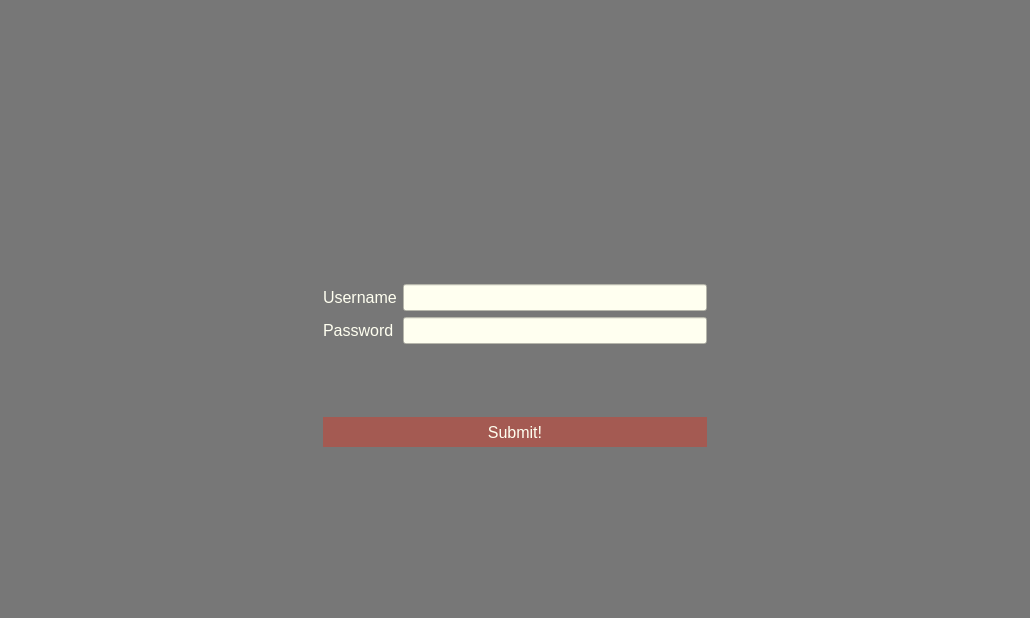
<?xml version="1.0" encoding="UTF-8"?>
<ui version="4.0">
 <class>PasswdEntry</class>
 <widget class="QMainWindow" name="PasswdEntry">
  <property name="geometry">
   <rect>
    <x>0</x>
    <y>0</y>
    <width>1030</width>
    <height>618</height>
   </rect>
  </property>
  <property name="minimumSize">
   <size>
    <width>20</width>
    <height>70</height>
   </size>
  </property>
  <property name="font">
   <font>
    <family>Cantarell</family>
    <pointsize>12</pointsize>
    <italic>false</italic>
    <underline>false</underline>
    <strikeout>false</strikeout>
    <kerning>true</kerning>
   </font>
  </property>
  <property name="mouseTracking">
   <bool>false</bool>
  </property>
  <property name="windowTitle">
   <string>Minetest</string>
  </property>
  <property name="tabShape">
   <enum>QTabWidget::Triangular</enum>
  </property>
  <property name="unifiedTitleAndToolBarOnMac">
   <bool>false</bool>
  </property>
  <widget class="QWidget" name="centralwidget">
   <property name="styleSheet">
    <string notr="true">background-color: #777777</string>
   </property>
   <layout class="QVBoxLayout" name="verticalLayout">
    <item>
     <widget class="QWidget" name="logingrid" native="true">
      <layout class="QGridLayout" name="gridLayout">
       <item row="4" column="1">
        <widget class="QLabel" name="label_2">
         <property name="styleSheet">
          <string notr="true">color: ivory;</string>
         </property>
         <property name="text">
          <string>Password</string>
         </property>
         <property name="textFormat">
          <enum>Qt::AutoText</enum>
         </property>
        </widget>
       </item>
       <item row="3" column="1">
        <widget class="QLabel" name="label">
         <property name="styleSheet">
          <string notr="true">color: ivory;</string>
         </property>
         <property name="text">
          <string>Username</string>
         </property>
        </widget>
       </item>
       <item row="8" column="3" rowspan="2">
        <spacer name="verticalSpacer_6">
         <property name="orientation">
          <enum>Qt::Vertical</enum>
         </property>
         <property name="sizeHint" stdset="0">
          <size>
           <width>20</width>
           <height>40</height>
          </size>
         </property>
        </spacer>
       </item>
       <item row="2" column="2">
        <spacer name="verticalSpacer_12">
         <property name="orientation">
          <enum>Qt::Vertical</enum>
         </property>
         <property name="sizeHint" stdset="0">
          <size>
           <width>20</width>
           <height>40</height>
          </size>
         </property>
        </spacer>
       </item>
       <item row="3" column="2">
        <widget class="QLineEdit" name="username">
         <property name="styleSheet">
          <string notr="true">background-color: ivory;</string>
         </property>
        </widget>
       </item>
       <item row="9" column="0">
        <spacer name="verticalSpacer_5">
         <property name="orientation">
          <enum>Qt::Vertical</enum>
         </property>
         <property name="sizeHint" stdset="0">
          <size>
           <width>20</width>
           <height>40</height>
          </size>
         </property>
        </spacer>
       </item>
       <item row="6" column="3">
        <spacer name="horizontalSpacer_6">
         <property name="orientation">
          <enum>Qt::Horizontal</enum>
         </property>
         <property name="sizeHint" stdset="0">
          <size>
           <width>40</width>
           <height>20</height>
          </size>
         </property>
        </spacer>
       </item>
       <item row="9" column="1" rowspan="2">
        <spacer name="verticalSpacer_9">
         <property name="orientation">
          <enum>Qt::Vertical</enum>
         </property>
         <property name="sizeHint" stdset="0">
          <size>
           <width>20</width>
           <height>40</height>
          </size>
         </property>
        </spacer>
       </item>
       <item row="6" column="1" colspan="2">
        <widget class="QPushButton" name="usernamesubmit">
         <property name="enabled">
          <bool>true</bool>
         </property>
         <property name="minimumSize">
          <size>
           <width>20</width>
           <height>30</height>
          </size>
         </property>
         <property name="styleSheet">
          <string notr="true">
QPushButton {
    background-color: #a45a52;
	border: 0px solid black;
    border-radius: 0px;
	color: ivory;
}
</string>
         </property>
         <property name="text">
          <string>Submit!</string>
         </property>
         <property name="default">
          <bool>false</bool>
         </property>
         <property name="flat">
          <bool>true</bool>
         </property>
        </widget>
       </item>
       <item row="6" column="0">
        <spacer name="horizontalSpacer_5">
         <property name="orientation">
          <enum>Qt::Horizontal</enum>
         </property>
         <property name="sizeHint" stdset="0">
          <size>
           <width>40</width>
           <height>20</height>
          </size>
         </property>
        </spacer>
       </item>
       <item row="4" column="0">
        <spacer name="horizontalSpacer_3">
         <property name="orientation">
          <enum>Qt::Horizontal</enum>
         </property>
         <property name="sizeHint" stdset="0">
          <size>
           <width>40</width>
           <height>20</height>
          </size>
         </property>
        </spacer>
       </item>
       <item row="5" column="2">
        <spacer name="verticalSpacer_13">
         <property name="orientation">
          <enum>Qt::Vertical</enum>
         </property>
         <property name="sizeHint" stdset="0">
          <size>
           <width>20</width>
           <height>40</height>
          </size>
         </property>
        </spacer>
       </item>
       <item row="7" column="1" colspan="2" alignment="Qt::AlignHCenter">
        <widget class="QLabel" name="elabel">
         <property name="styleSheet">
          <string notr="true">text-align: center</string>
         </property>
         <property name="text">
          <string/>
         </property>
        </widget>
       </item>
       <item row="3" column="3">
        <spacer name="horizontalSpacer">
         <property name="orientation">
          <enum>Qt::Horizontal</enum>
         </property>
         <property name="sizeHint" stdset="0">
          <size>
           <width>40</width>
           <height>20</height>
          </size>
         </property>
        </spacer>
       </item>
       <item row="4" column="3">
        <spacer name="horizontalSpacer_4">
         <property name="orientation">
          <enum>Qt::Horizontal</enum>
         </property>
         <property name="sizeHint" stdset="0">
          <size>
           <width>40</width>
           <height>20</height>
          </size>
         </property>
        </spacer>
       </item>
       <item row="5" column="1">
        <spacer name="verticalSpacer_3">
         <property name="orientation">
          <enum>Qt::Vertical</enum>
         </property>
         <property name="sizeHint" stdset="0">
          <size>
           <width>20</width>
           <height>40</height>
          </size>
         </property>
        </spacer>
       </item>
       <item row="7" column="3">
        <spacer name="verticalSpacer_4">
         <property name="orientation">
          <enum>Qt::Vertical</enum>
         </property>
         <property name="sizeHint" stdset="0">
          <size>
           <width>20</width>
           <height>40</height>
          </size>
         </property>
        </spacer>
       </item>
       <item row="3" column="0">
        <spacer name="horizontalSpacer_2">
         <property name="orientation">
          <enum>Qt::Horizontal</enum>
         </property>
         <property name="sizeHint" stdset="0">
          <size>
           <width>40</width>
           <height>20</height>
          </size>
         </property>
        </spacer>
       </item>
       <item row="2" column="1">
        <spacer name="verticalSpacer_7">
         <property name="orientation">
          <enum>Qt::Vertical</enum>
         </property>
         <property name="sizeHint" stdset="0">
          <size>
           <width>20</width>
           <height>40</height>
          </size>
         </property>
        </spacer>
       </item>
       <item row="9" column="2">
        <spacer name="verticalSpacer_11">
         <property name="orientation">
          <enum>Qt::Vertical</enum>
         </property>
         <property name="sizeHint" stdset="0">
          <size>
           <width>20</width>
           <height>40</height>
          </size>
         </property>
        </spacer>
       </item>
       <item row="7" column="0">
        <spacer name="verticalSpacer_10">
         <property name="orientation">
          <enum>Qt::Vertical</enum>
         </property>
         <property name="sizeHint" stdset="0">
          <size>
           <width>20</width>
           <height>40</height>
          </size>
         </property>
        </spacer>
       </item>
       <item row="4" column="2">
        <widget class="QLineEdit" name="passwd">
         <property name="whatsThis">
          <string>&lt;html&gt;&lt;head/&gt;&lt;body&gt;&lt;p&gt;Password&lt;/p&gt;&lt;/body&gt;&lt;/html&gt;</string>
         </property>
         <property name="styleSheet">
          <string notr="true">background-color: ivory;</string>
         </property>
         <property name="echoMode">
          <enum>QLineEdit::Password</enum>
         </property>
        </widget>
       </item>
       <item row="0" column="1" colspan="2">
        <widget class="QGraphicsView" name="logo">
         <property name="enabled">
          <bool>true</bool>
         </property>
         <property name="sizePolicy">
          <sizepolicy hsizetype="Preferred" vsizetype="Maximum">
           <horstretch>0</horstretch>
           <verstretch>0</verstretch>
          </sizepolicy>
         </property>
         <property name="focusPolicy">
          <enum>Qt::NoFocus</enum>
         </property>
         <property name="frameShape">
          <enum>QFrame::NoFrame</enum>
         </property>
         <property name="frameShadow">
          <enum>QFrame::Plain</enum>
         </property>
         <property name="interactive">
          <bool>false</bool>
         </property>
        </widget>
       </item>
      </layout>
     </widget>
    </item>
   </layout>
  </widget>
 </widget>
 <tabstops>
  <tabstop>username</tabstop>
  <tabstop>passwd</tabstop>
  <tabstop>passwd</tabstop>
 </tabstops>
 <resources/>
 <connections/>
</ui>
